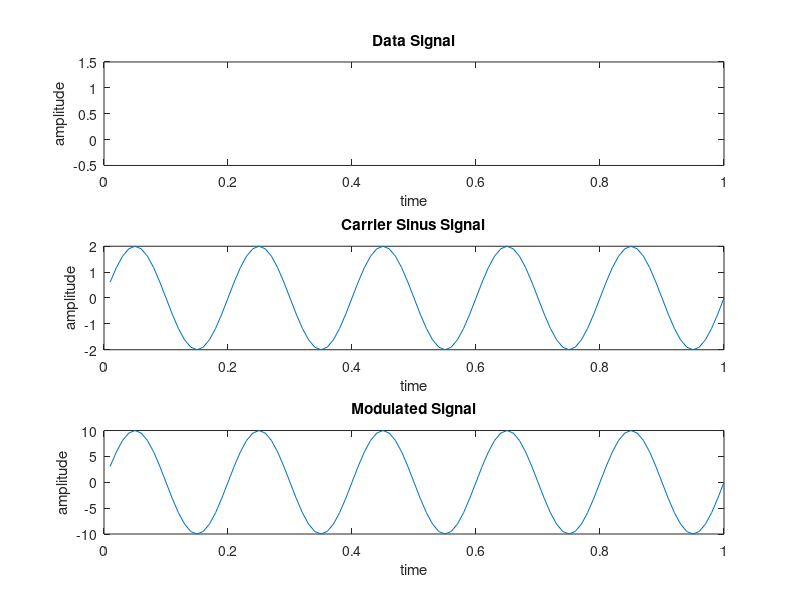

Recreate this plot in MATLAB.

x=input('Enter the digital sequence'); %Kullanıcıdan data verisi almak için bu komutu kullandım.
N=length(x); %Girilen data verisinin uzunluğunu belirleyen fonksiyon.
t=0.01:0.01:N; %0'dan N'e kadar olan zaman aralığını tanıttım.
c=2*sin(10*pi*t); %Taşıyıcı sinyali belirttim.

for i=1:1:N %For döngüsü ile oluşan vektörleri darbe sinyaline çevirdim.
    m((i-1)*100+1:i*100)=x(i);

end
y=c.*m;
subplot(3,1,1); %Bir pencere üzerinde birden fazla komut çalıştırabilmek adına subplot komutunu kullandım.
plot(t,m);
xlabel('time');
ylabel('amplitude');
title('Data Signal');
axis([0 N -0.5 1.5]);
subplot(3,1,2);
plot(t,c);
xlabel('time');
ylabel('amplitude');
title('Carrier Sinus Signal');
subplot(3,1,3);
plot(t,y);
xlabel('time');
ylabel('amplitude');
title('Modulated Signal');

%Necati Aşçıeli 170519023 


